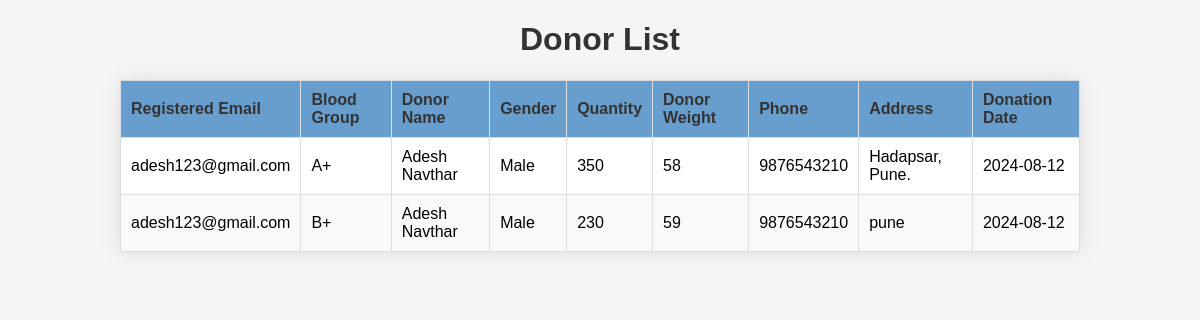
The page /donor_list on the database as committed earlier.
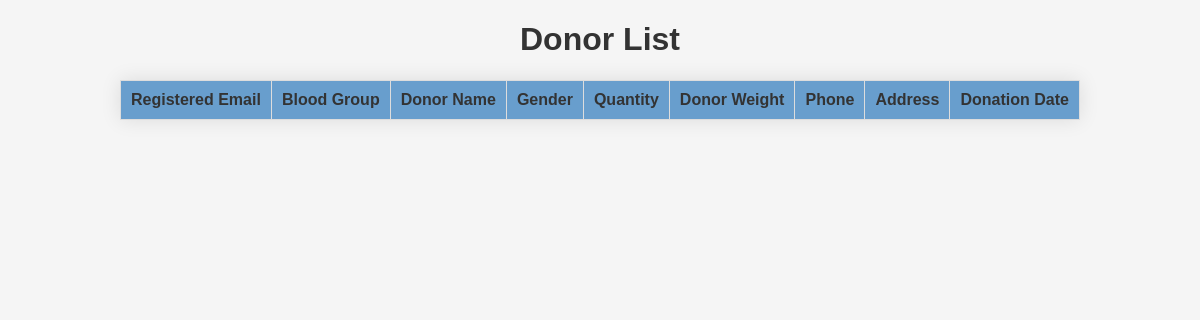
The same page on the database as committed later.
### tables this page shows
CREATE TABLE donor_details                         (email EMAIL, blood_group TEXT, donorname TEXT,gender TEXT, qty NUMERIC, dweight NUMERIC,donor_email EMAIL, phone NUMERIC, address TEXT, donation_date DATE);

### server.py (the view)
@app.route('/donor_list')
def donor_list():
    con = sqlite3.connect('database.db')
    cur = con.cursor()
    cur.execute('CREATE TABLE IF NOT EXISTS donor_details \
                        (email EMAIL, blood_group TEXT, donorname TEXT,gender TEXT, qty NUMERIC, dweight NUMERIC,donor_email EMAIL, phone NUMERIC, address TEXT, donation_date DATE)')
    con.commit()
    cur.execute("select * from donor_details")
    donors = cur.fetchall()
    return render_template("donor_list.html",donors = donors)

### templates/donor_list.html (shortened to what this page needs)
<!DOCTYPE html>
<html lang="en">
<head>
</head>
<body>
    <h1>Donor List</h1>
    <table>
        <thead>
            <tr>
                <th>Registered Email</th>
                <th>Blood Group</th>
                <th>Donor Name</th>
                <th>Gender</th>
                <th>Quantity</th>
                <th>Donor Weight</th>
                <th>Phone</th>
                <th>Address</th>
                <th>Donation Date</th>
            </tr>
        </thead>
        <tbody>
            {% for donor in donors %}
            <tr>
                <td>{{ donor[0] }}</td>
                <td>{{ donor[1] }}</td>
                <td>{{ donor[2] }}</td>
                <td>{{ donor[3] }}</td>
                <td>{{ donor[4] }}</td>
                <td>{{ donor[5] }}</td>
                <td>{{ donor[7] }}</td>
                <td>{{ donor[8] }}</td>
                <td>{{ donor[9] }}</td>
            </tr>
            {% endfor %}
        </tbody>
    </table>
</body>
</html>

### templates/donor_list.html (style rules this page uses)
body { font-family: Arial, sans-serif; margin: 0; padding: 0; background-color: #f5f5f5; }
h1 { text-align: center; color: #333; }
table { border-collapse: collapse; width: 80%; margin: 20px auto; background-color: #fff; box-shadow: 0 0 20px rgba(0, 0, 0, 0.1); }
th, td { border: 1px solid #dddddd; text-align: left; padding: 10px; }
th { background-color: #689ecd; color: #333; }

Rows that differ between the two databases and show on the page:
removed donor_details: email "adesh123@gmail.com", blood_group "A+", donorname "Adesh Navthar", gender "Male", qty "350", dweight "58", phone "9876543210", address "Hadapsar, Pune.", donation_date "2024-08-12"
removed donor_details: email "adesh123@gmail.com", blood_group "B+", donorname "Adesh Navthar", gender "Male", qty "230", dweight "59", phone "9876543210", address "pune", donation_date "2024-08-12"
